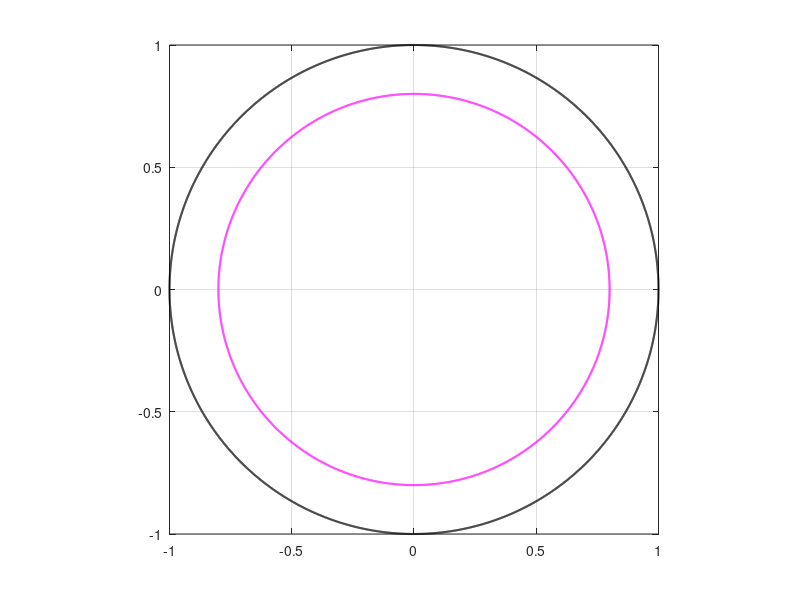

The MATLAB source for this figure: (Note: this script raises an error after producing the figure.)
clear
clc
addpath ../bie; addpath ../fmm; addpath ../maps;
%%
n         =   2^12
t         =   (0:2*pi/n:2*pi-2*pi/n).';
%% 
radv      =   [ 0.8 0.45 0.19 0.12 0.09];
%%
for jj=1:length(radv)
    rad =  radv(jj);
    cen =  0;
    theth = 0;
    thetv = pi/2;
%%
m = length(rad);
% 
et(1:n,1)   =   exp(i.*t);et(1)=1;et(n/4+1)=i;et(n/2+1)=-1;
etp(1:n,1)  =   i.*exp(i.*t);
%%
for k=1:m
    Jk = 1+k*n:(k+1)*n;
    et(Jk,1)    =  cen(k)+rad(k)*exp(-i*t);
    etp(Jk,1)   =      -i*rad(k)*exp(-i*t);
end
%%
figure;
hold on; box on
k=1; crv = et(1+(k-1)*n:k*n);crv(n+1)=crv(1);
plot(real(crv),imag(crv),'-k','LineWidth',1.5);
% 
for k=2:m+1
    crv = et(1+(k-1)*n:k*n);crv(n+1)=crv(1);
    plot(real(crv),imag(crv),'-m','LineWidth',1.5);
end 
axis equal
grid on
axis([-1  1.0  -1.0   1.0])
%%
alpha = (1+rad(1))/2;
mapv = halfrecmap(et,etp,alpha,n,thetv);
maph = halfrecmap(et,etp,alpha,n,theth);
%
U = 2.0;
% 
zetho   =  maph.zet; 
zetvo   =  mapv.zet; 
% 
zetv =  zetvo;
zeth = (1-U).*zetho;
zmap =  (zetv-zeth)/U;
%%
zetb1  =  zmap(n+1:2*n);
zetb1p =  derfft(real(zetb1))+i*derfft(imag(zetb1));
Area  = -(2*pi/n)*sum(real(zetb1).*imag(zetb1p))
%%
zmap =  sqrt(pi/Area)*zmap;
zmap = zmap-real(mean(zmap(n+1:2*n)));
zetb1  =  zmap(n+1:2*n);
zetb1p =  derfft(real(zetb1))+i*derfft(imag(zetb1));
Area  = -(2*pi/n)*sum(real(zetb1).*imag(zetb1p))



%%
Psi   = @(z)(2./(z-i)-i); %i(i+z)/(i-z)
Psiv  = @(w)(2i./(i*w-1)+i);
%
zmapb = Psiv(zmap);
% 
etb   = []; etbp = [];
for k=0:m
    Jk = 1+k*n:(k+1)*n;
    zet1  =  zmapb(Jk);
    zet1p =  derfft(real(zet1))+i*derfft(imag(zet1));
    etb   = [etb;zet1];
    etbp  = [etbp;zet1p];
end
% 
mapb  = halfrecmap(etb,etbp,alpha,n,theth);
zet   =  mapb.zet;
fetb  =  mapb.fet;
fh0   =  mapb.h0;
%%
zmapj{jj}=zmap;
%%
end

%%
figure;
set(groot,'defaultAxesTickLabelInterpreter','latex');  
set(groot,'defaulttextinterpreter','latex');
set(groot,'defaultLegendInterpreter','latex');
hold on; box on
% 
cc{1}=[1    0    0];
cc{2}=[0    0    0];
cc{3}=[0    0.5  0.0]; 
cc{4}=[1    0    1];
cc{5}=[0    0    1]; 
for jj=1:length(radv)
% 
k=2;
crv = zmapj{jj}(1+(k-1)*n:k*n);crv(n+1)=crv(1);
plot(real(crv),imag(crv),'color',cc{jj},'LineWidth',1.5);
%
end
%
axis equal
lgd = legend;
lgd.NumColumns = 3;
legend('Location','north')
Leg=legend({'$r_1=0.8$','$r_1=0.3$','$r_1=0.15$','$r_1=0.1$','$r_1=0.075$'},...
        'Interpreter','LaTeX');
Leg.AutoUpdate = 'off';
%
%
for jj=1:length(radv)
% 
k=1; crv = zmapj{jj}(1+(k-1)*n:k*n);crv(n+1)=crv(1);
plot(real(crv),imag(crv),'k','LineWidth',2);
%
end
%
set(gca,'FontSize',14)
axis equal
axis([-4.5  4.5  -0.5  8.5])
xticks([-6:2:6])
yticks([0:2:8])
set(gca,'LooseInset',get(gca,'TightInset'))
grid on; 
ax=gca; 
set(ax,'xminorgrid','on','yminorgrid','on')
ax.GridAlpha=0.25; ax.MinorGridAlpha=0.25;
print -depsc halffig1D
%%
